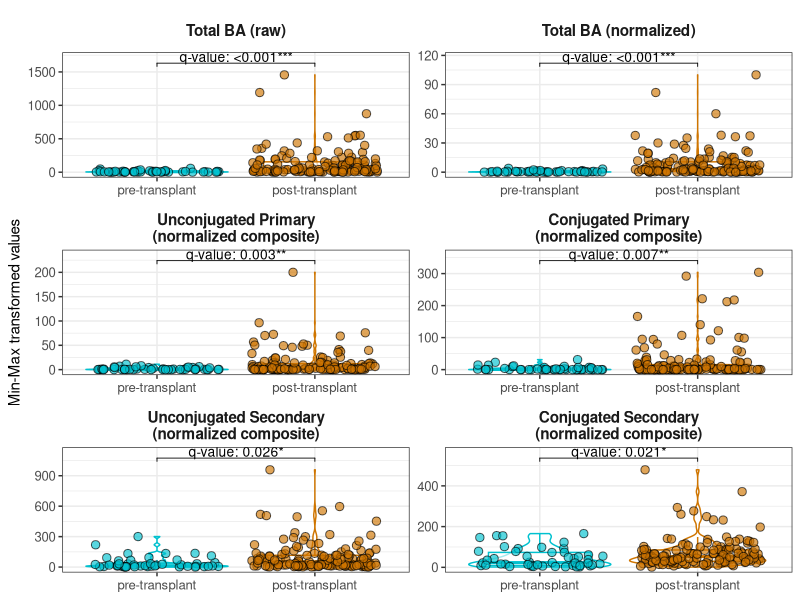

Here is the R script that generated this plot: (Note: this script raises an error after producing the figure.)
library(tidyverse)

# load meta and imputed data -----------------------------------------------

lt.sams <- read_csv("data/lt.meta_rawMetabolomics.csv")

qual.imp <- read_csv("data/peri_post.qual.imput.2026-05-12.ori.csv")

ba.cat <- read_csv("data/Bile Acid Identities Qual.csv") |> 
  filter(hmmf_panel == "BileAcid") |> 
  select(hmmf_panel, compound, Category) |> 
  mutate(Category = gsub("Secondsry", "Secondary", Category),
         Category = gsub(" BA","", Category)) |> 
  mutate(Category = factor(Category,
                           levels = c("Unconjugated Primary",
                                      "Conjugated Primary",
                                      "Unconjugated Secondary",
                                      "Conjugated Secondary")))|> 
  add_count(Category, name = "nCat")

ba.imp <- qual.imp |> 
  gather("compound", "value", -sample_id) |> 
  right_join(ba.cat |> 
               select(-c(hmmf_panel, nCat)))

# transformation test: zscore, minmax and rank -------------------------------

ba.cat.norm <- ba.imp %>%
  
  # STEP 1: Apply transformations to each compound individually
  # Grouping by compound ensures the scale normalizes for different ionization efficiencies
  group_by(compound) %>%
  mutate(
    # 1. Original Method: Min-Max Scaling (0-100 scale)
    scaled_minmax = (value - min(value, na.rm = TRUE)) / 
      (max(value, na.rm = TRUE) - min(value, na.rm = TRUE)) * 100,
    
    # 3. Reviewer Method B: Standardized Z-Score
    # (as.numeric prevents matrix formatting issues in downstream dplyr operations)
    scaled_zscore = as.numeric(scale(value)),
    
    # 4. Reviewer Method C: Percentile Rank (0-1 scale)
    # (Completely robust to magnitude outliers)
    scaled_pct_rank = percent_rank(value)
  ) %>%
  ungroup() %>%
  
  # STEP 2: Additive pooling of the transformed scores
  # Group by patient (sample_id) and bile acid class (category)
  group_by(sample_id, Category) %>%
  
  # Sum the individually transformed values to create Composite Scores
  summarize(
    composite_minmax = sum(scaled_minmax, na.rm = TRUE),
    composite_zscore = sum(scaled_zscore, na.rm = TRUE),
    composite_pct_rank = sum(scaled_pct_rank, na.rm = TRUE),
    
    .groups = "drop"
  )

ba.total.norm <- ba.imp |> 
  group_by(sample_id) %>%
  summarize(total_abundance = sum(value, na.rm = TRUE), .groups = "drop") %>%
  
  # STEP 2: Apply mathematical transformations
  # CRITICAL: Group by category so that z-scores and ranks are calculated 
  # relative to other samples WITHIN the same bile acid class, rather than across classes.
  mutate(
    # 1. Original Method: Min-Max Scaling (0-100 scale)
    scaled_minmax = (total_abundance - min(total_abundance, na.rm = TRUE)) / 
      (max(total_abundance, na.rm = TRUE) - min(total_abundance, na.rm = TRUE)) * 100,
    
    # 3. Reviewer Method B: Standardized Z-Score
    # (as.numeric prevents matrix formatting issues in downstream dplyr operations)
    scaled_zscore = as.numeric(scale(total_abundance)),
    
    # 4. Reviewer Method C: Percentile Rank (0-1 scale)
    # (Completely robust to magnitude outliers)
    scaled_pct_rank = percent_rank(total_abundance)
  ) %>%
  ungroup() |> 
  mutate(Category = "Total BA")

ba.trans.long.df <- ba.total.norm |> 
  gather("type", "trans_values", -c(sample_id, Category)) |> 
  bind_rows(ba.cat.norm |> 
              gather("type","trans_values",-c(sample_id, Category))) |> 
  mutate(new.cat = case_when(
    grepl("^scaled", type) ~ paste0(Category, " (normalized)"),
    grepl("^total", type) ~ paste0(Category, " (raw)"),
    TRUE ~ paste0(Category, "\n(normalized composite)")
  ),
         new.type = str_split(type, "_") |> sapply(function(x) x[length(x)]),
          new.cat = factor(new.cat, 
                           levels = c("Total BA (raw)",
                                      "Total BA (normalized)",
                                      "Unconjugated Primary\n(normalized composite)",
                                      "Conjugated Primary\n(normalized composite)",
                                      "Unconjugated Secondary\n(normalized composite)",
                                      "Conjugated Secondary\n(normalized composite)"))) 

ba.trans.long.df |> 
  count(new.type)

ba.trans.long.df |> 
  count(new.type, new.cat)

ba.trans.long.df |> 
  count(new.cat)

# load mixed effect model libraries ------------------------------------------

library(lme4)
library(lmerTest)
library(broom.mixed)
library(dplyr)
library(tidyr)
library(purrr)
library(rstatix)

# Fig 2: pre vs post (combined) ----------------------------------------------

## panel A -----------------------------------------------------------------

pp.ba.df <- ba.trans.long.df |> 
  filter(new.type %in% c("abundance", "minmax")) |> 
  left_join(lt.sams |> 
              select(sample_id = metabolomics_id, 
                     study_id = studyid, timepoint, 
                     timepoint2, death))

pp.minmax.mix <- pp.ba.df |> 
  mutate(
    # Set "Early" as the reference level so the model calculates the change to "Late"
    timepoint2 = factor(timepoint2, levels = c("pre-transplant", "post-transplant")),
    study_id = factor(study_id)
  ) |> 
  group_by(new.type, new.cat) %>%
  # Collapse the rest of the data into a "list-column" for each taxon
  nest() %>%
  mutate(
    # Because lmerTest is loaded, this lmer() now calculates degrees of freedom!
    model = map(data, ~ lmer(trans_values ~ timepoint2 + (1 | study_id), data = .x)),
    tidied = map(model, ~ tidy(.x, conf.int = TRUE))
  ) %>%
  unnest(tidied) %>%
  filter(effect == "fixed") %>%
  filter(term != "(Intercept)") %>%
  # The p.value column will now successfully pull through
  select(new.type, new.cat, term, estimate, std.error, 
         statistic, p.value, conf.low, conf.high) |> 
  ungroup()

pp.minmax.mix.res <- pp.minmax.mix |> 
  group_by(new.type, new.cat) |> 
  mutate(p.adj = p.adjust(p.value, method = "BH")) %>%
  
  # Optional: Reorder the columns so p.adj sits right next to the raw p.value
  relocate(p.adj, .after = p.value) %>%
  
  # Optional: Sort by the adjusted p-value to bring the most significant taxa to the top
  arrange(p.adj) |> 
  left_join(pp.ba.df |> 
              group_by(new.type, new.cat) |> 
              summarise(y.position = max(trans_values)*1.12)) |> 
  mutate(group1 = "pre-transplant", group2 = "post-transplant") |> 
  add_significance(p.col = "p.adj") |> 
  ungroup()

pp.gg <- pp.ba.df |> 
  mutate(timepoint2 = factor(timepoint2, 
                             levels = c("pre-transplant", "post-transplant"))) |> 
  ggplot(aes(timepoint2, trans_values)) +
  geom_violin(aes(color = timepoint2)) +
  geom_boxplot(aes(color = timepoint2), width = 0.65, alpha = 0.65, outlier.shape = NA) +
  geom_jitter(aes(fill = timepoint2), shape = 21, size = 2.5, alpha = 0.65) +
  facet_wrap(. ~ new.cat, scales = "free", nrow = 4) +
  theme_bw() +
  theme(axis.text.x=element_text(size = 9.5),
        axis.text.y=element_text(size = 9.5),
        legend.position="none",
        strip.text.x = element_text(angle=0, size = 11, face = "bold"),
        strip.background = element_blank(),
        axis.title.x = element_blank()) +
  scale_color_manual(values = c("#00C1CF", "#CF7500")) +
  scale_fill_manual(values = c("#00C1CF", "#CF7500")) +
  ggpubr::stat_pvalue_manual(pp.minmax.mix.res, 
                             label = "q-value: {scales::pvalue(p.adj)}{p.adj.signif}",
                             size = 3.5,
                             hide.ns = TRUE
  ) +
  scale_y_continuous(expand = expansion(mult = c(0.05, 0.1))) +
  labs( x = "Timepoint", y = "Min-Max transformed values")

## panel B -----------------------------------------------------------------

ba.death.df <- pp.ba.df |>
  filter(timepoint == "Late") 

ba.death.res <- ba.death.df |> 
  group_by(new.type, new.cat) |> 
  wilcox_test(trans_values ~ death)|>
  mutate(p.adj = p.adjust(p, method = "BH")) |> 
  add_significance(p.col = "p.adj") |> 
  left_join(ba.death.df |> 
              group_by(new.type, new.cat) |> 
              summarise(y.position = max(trans_values)) ) |> 
  mutate(group1 = "Survival", group2 = "Death")

death.gg <- ba.death.df  |> 
  mutate(death = if_else(death == "Yes", "Death", "Survival")) |> 
  ggplot(aes(death, trans_values, color = death)) +
  geom_boxplot(outlier.shape = NA) +
  geom_jitter(alpha = 0.45) +
  facet_wrap(. ~ new.cat, scales = "free", nrow = 4) +
  theme_bw() +
  theme(legend.position = "none") +
  scale_color_manual(values = d.pal,) +
  ggpubr::stat_pvalue_manual(data = ba.death.res,
                             label = "q-value: {scales::pvalue(p.adj)}{p.adj.signif}",
                             size = 3.5,
                             hide.ns = TRUE) +
  scale_y_continuous(expand = expansion(mult = c(0.05, 0.1))) +
  theme(axis.text.x=element_text(size = 9.5),
        axis.text.y=element_text(size = 9.5),
        legend.position="none",
        strip.text.x = element_text(angle=0, size = 11, face = "bold"),
        strip.background = element_blank(),
        axis.title = element_blank()) +
  scale_x_discrete(labels = c("Non-survivor", "Survivor"))

## combine -----------------------------------------------------------------

library(patchwork)

pp.gg + death.gg +
  plot_annotation(tag_levels = "A")

ggsave("figures/Fig2_minmax_qualPoolBA.ori.pdf", 
        height = 8.5, width = 11)
